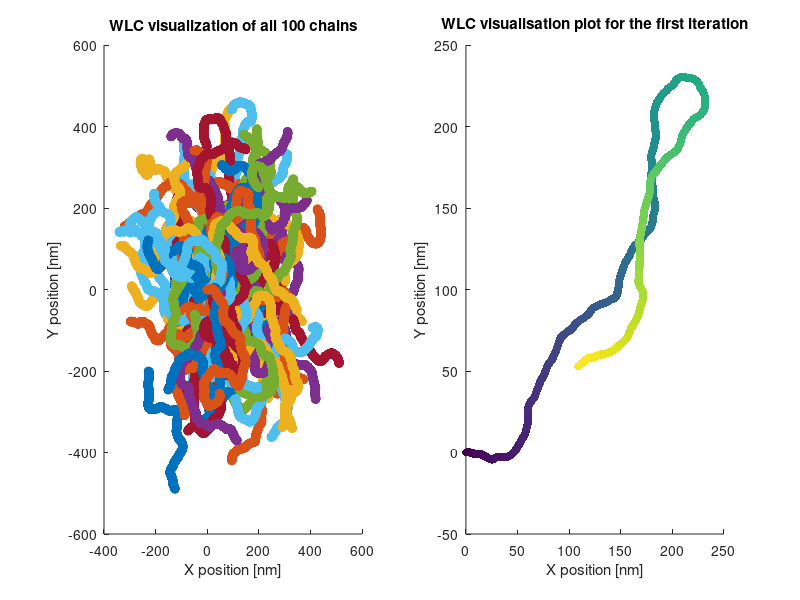
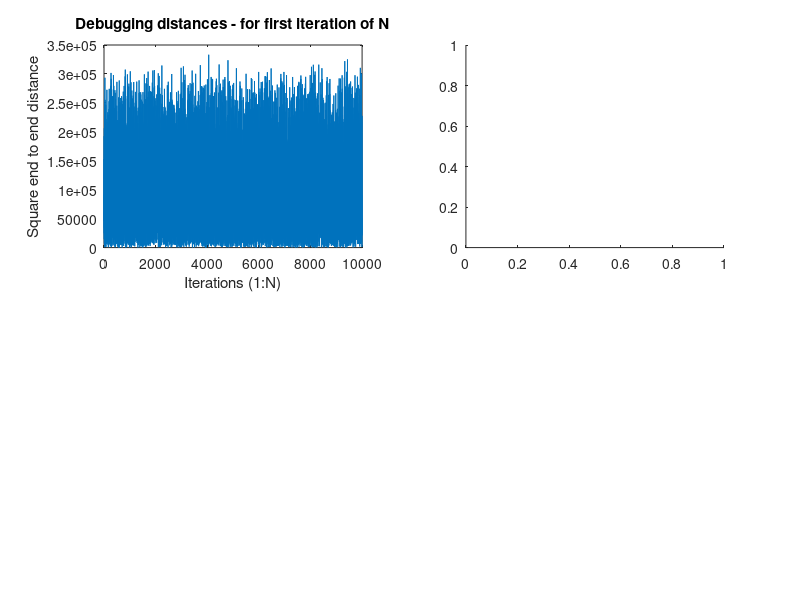

Recreate these plots in MATLAB, in order. (Note: this script raises an error after producing the figures.)
%% Computational Science Final Project: Worm-Like Chain
% Task 1
% Authors: Maarten Joosten & Nemo Andrea
% IDs: xxxxxxx & 4473035
% Date of Creation: 20-06-2017
% github: https://github.com/MJoosten/Computational-Science

%% Task 1 -----------------------------------------------------------------

%prepping
clear all
close all
format compact

%% Start

enable_plots=true; %do you wish to plot the WLC? %debugging
enable_debug_plots=true;
N=10000; %Iterations of Polymer/chain (DNA) generation (default:100)
K=2000; % Number of segments of chain (base pairs) (default:2000)
length_link=0.311;%[nm] Length of each chain link(base pair)(default:0.311)
length_persist=50; %[nm] persistence length (default:50)
length_chain=K*length_link; %[nm] Total length of chain (DNA)
t_initial=[1;0]; %initial orientation of t vector (unit length);
                 %Dont change this vector and expect this to work

%Preallocation
comp_time=zeros(N,2); %this array will hold the computational time for
                      %for each Iteration (N iterations)
distances=zeros(N,1); %will hold the squared end-to-end distances
location=zeros(2,K,N); %will hold the location for each polymer link

tangents=ones(2,K,N);% holds the angles %TODO: remove
average_distances = zeros(N,1);
% Calculate models 

%opening statement (for console iterpretability)
fprintf('\n>>>[task 1] Starting Computation with %u iterations and %u segments',N,K)


%generate random bend angles - mu=0;var=length_link/length_persistence
rand_angles=sqrt(length_link/length_persist)*randn(K,N);
angles_cum=cumsum(rand_angles);
cos_test=cos(angles_cum)';
sin_test=sin(angles_cum)';

for ii=1:N %loop over N iterations(generate N independent runs)
    tic %start a time for each run %FIX   

    tangents(:,:,ii)=[cos_test(ii,:);sin_test(ii,:)];
    
    comp_time(ii,1)=toc;    

    location(:,:,ii)=cumsum(tangents(:,:,ii)*length_link,2); 

    distances(ii)=sum(((location(:,end,ii)-location(:,1,ii))).^2);   
    comp_time(ii,2)=toc;
    average_distances(ii) = mean(distances(1:ii));
end

% Testing Stuff ----> remove please
predict_distance=4*length_persist*length_chain-8*length_persist^2*(1-exp(-length_chain/(2*length_persist)));
error=abs(predict_distance-mean(distances));
%%
if enable_plots %if you want to plot the generated WLC
%     close all
    figure % plot figures
    subplot(1,2,1) % all WLC chains
    for nn=1:min([N 100])
        scatter(location(1,:,nn),location(2,:,nn));hold on;
    end
    title(sprintf('WLC visualization of all %i chains',min([N 100])));xlabel('X position [nm]');ylabel('Y position [nm]')
    
    subplot(1,2,2) % sigle WL chain
    scatter(location(1,:,1),location(2,:,1),[],linspace(1,K,K),'filled')  
    title('WLC visualisation plot for the first iteration')
    xlabel('X position [nm]')
    ylabel('Y position [nm]')
end
if enable_debug_plots
    figure %debug plots
    subplot(2,2,1)
    plot(distances)
   title('Debugging distances - for first iteration of N')
   xlabel('Iterations (1:N)')
   ylabel('Square end to end distance')
    
    subplot(2,2,2) %testing biases in angles
   histogram(rand_angles(:,1))
   title('Debugging angles - for first iteration of N')
   xlabel('angle')
   ylabel('frequency')
   
   subplot(2,2,3)
   plot(1:N, average_distances,'color','green')
   refline(0,predict_distance)
   legend('computed average distances','expected average distances');
   title('average distances per iteration');xlabel('iteration number');
   ylabel('average square end-to-end distance');
end

% Printing Results --------------------------------------------------------

%print squared-end-to-end distances (mean + standard deviation)
%TODO: check if standard deviation is correct (see document)
fprintf('\n> The mean end-to-end distances for %u iterations is: %f, with standard deviation: %f',N,mean(distances),std(distances)/sqrt(N)) %

%print computational times
%TODO: figure out proper display values for times (comp times)
fprintf('\n> Total computational time for %u iterations is: %f, the mean time per iteration is:  %f',N,sum(comp_time(:,2)),mean(comp_time(:,2)));

%closing statement (for console iterpretability)
fprintf('\n>>> %u iterations completed, Computation finished\n',N)